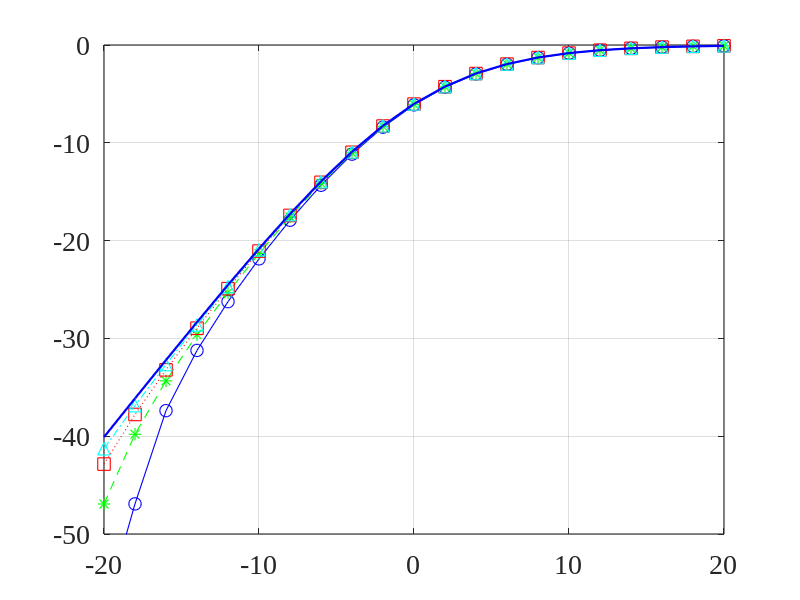
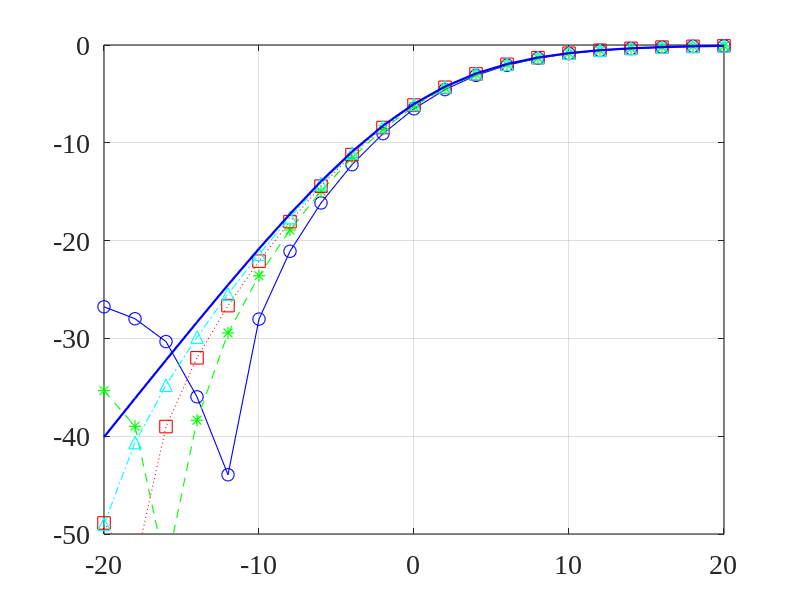
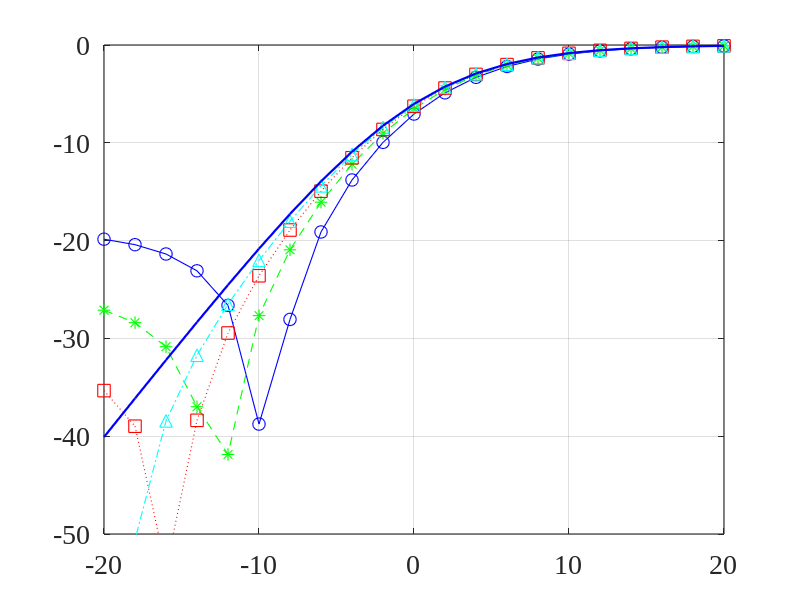
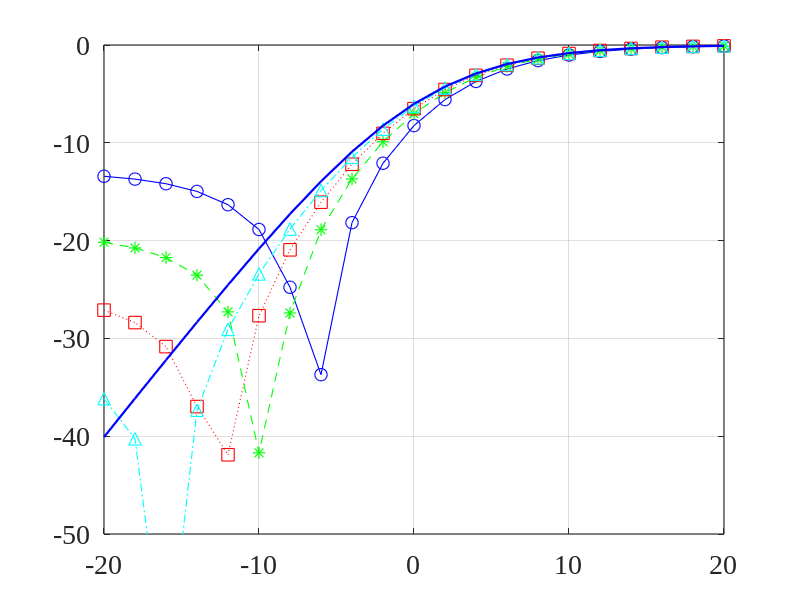

MATLAB code for these plots, in order:
close all; clc; clear all;
linewd = 0.8;
hcfontsize = 20;
MarkerSize=9;
A0=0.5;
T=512;
f0=0.1;

theta_d=70/180*pi;

alpha=0.001; % sigma_w^2/sigma_u^2

M_values=[2 5 10 20]; % Number of sensors

f=f0;

phiX1=A0^2/4*(sin(T*pi*(f+f0))./sin(pi*(f+f0))).^2+A0^2/4*(sin(T*pi*(f-f0+eps))./sin(pi*(f-f0+eps))).^2;

iSNR_db_values=-20:20;
Hw_dB_values=zeros(length(iSNR_db_values),length(M_values)+1);

iSNR=10.^(iSNR_db_values/10);
Hw_dB_values(:,end)=20*log10(iSNR./(iSNR+1)); % theoretical value
for idxM=1:length(M_values)
    M=M_values(idxM);
    [m_mat,n_mat]=meshgrid(1:M,1:M);
    
    I_M=eye(M);
    i_i=I_M(:,1);
    d=exp(-1i*2*pi*f.*(0:M-1)'*cos(theta_d));
    
    phiV0=(1-alpha)*sinc(2*f*(m_mat-n_mat))+alpha*eye(M); % diffuse noise
    
    Gamma0=sinc(2*f*(m_mat-n_mat));
    idx_ij=find(m_mat>n_mat);
    
    for idxS=1:length(iSNR_db_values)
        iSNR_dB=iSNR_db_values(idxS);
        iSNR=10^(iSNR_dB/10);
        
        phiV1=phiX1/iSNR;
        sigma2=phiX1/iSNR/phiV0(1,1);
        phiV=sigma2*phiV0;
        
        phiY=phiX1*d*d'+phiV;
        GammaY=phiY/phiY(1,1);
        
        TmpH1=(real(GammaY)-Gamma0)./(real(d*d')-Gamma0);
        TmpH2=imag(GammaY)./imag(d*d');
        Hw_dB_values(idxS,idxM)=20*log10(sum(TmpH1(idx_ij)+TmpH2(idx_ij))/M/(M-1));
    end
end



figure
plot(iSNR_db_values(1:2:end),Hw_dB_values(1:2:end,1),'-bo','linewidth',linewd, 'MarkerSize',MarkerSize);
hold on
plot(iSNR_db_values(1:2:end),Hw_dB_values(1:2:end,2),'--g*','linewidth',linewd, 'MarkerSize',MarkerSize);
plot(iSNR_db_values(1:2:end),Hw_dB_values(1:2:end,3),':rs','linewidth',linewd, 'MarkerSize',MarkerSize);
plot(iSNR_db_values(1:2:end),Hw_dB_values(1:2:end,4),'-.c^','linewidth',linewd, 'MarkerSize',MarkerSize);
plot(iSNR_db_values(1:2:end),Hw_dB_values(1:2:end,5),'-b','linewidth',2*linewd, 'MarkerSize',MarkerSize);
hold off
set(gca, 'Color', [1, 1, 1]);
set(gca, 'FontName', 'Times New Roman');
set(gca, 'FontSize', hcfontsize);
set(gca, 'LineWidth', linewd);
set(gca,'YLim',[-50 0]);
box on; grid on;


alpha=0.005; % sigma_w^2/sigma_u^2
M_values=[2 5 10 20]; % Number of sensors
f=f0;

phiX1=A0^2/4*(sin(T*pi*(f+f0))./sin(pi*(f+f0))).^2+A0^2/4*(sin(T*pi*(f-f0+eps))./sin(pi*(f-f0+eps))).^2;

iSNR_db_values=-20:20;
Hw_dB_values=zeros(length(iSNR_db_values),length(M_values)+1);

iSNR=10.^(iSNR_db_values/10);
Hw_dB_values(:,end)=20*log10(iSNR./(iSNR+1)); % theoretical value
for idxM=1:length(M_values)
    M=M_values(idxM);
    [m_mat,n_mat]=meshgrid(1:M,1:M);
    
    I_M=eye(M);
    i_i=I_M(:,1);
    d=exp(-1i*2*pi*f.*(0:M-1)'*cos(theta_d));
    
    phiV0=(1-alpha)*sinc(2*f*(m_mat-n_mat))+alpha*eye(M); % diffuse noise
    
    Gamma0=sinc(2*f*(m_mat-n_mat));
    idx_ij=find(m_mat>n_mat);
    
    for idxS=1:length(iSNR_db_values)
        iSNR_dB=iSNR_db_values(idxS);
        iSNR=10^(iSNR_dB/10);
        
        phiV1=phiX1/iSNR;
        sigma2=phiX1/iSNR/phiV0(1,1);
        phiV=sigma2*phiV0;
        
        phiY=phiX1*d*d'+phiV;
        GammaY=phiY/phiY(1,1);
        
        TmpH1=(real(GammaY)-Gamma0)./(real(d*d')-Gamma0);
        TmpH2=imag(GammaY)./imag(d*d');
        Hw_dB_values(idxS,idxM)=20*log10(sum(TmpH1(idx_ij)+TmpH2(idx_ij))/M/(M-1));
    end
end



figure
plot(iSNR_db_values(1:2:end),Hw_dB_values(1:2:end,1),'-bo','linewidth',linewd, 'MarkerSize',MarkerSize);
hold on
plot(iSNR_db_values(1:2:end),Hw_dB_values(1:2:end,2),'--g*','linewidth',linewd, 'MarkerSize',MarkerSize);
plot(iSNR_db_values(1:2:end),Hw_dB_values(1:2:end,3),':rs','linewidth',linewd, 'MarkerSize',MarkerSize);
plot(iSNR_db_values(1:2:end),Hw_dB_values(1:2:end,4),'-.c^','linewidth',linewd, 'MarkerSize',MarkerSize);
plot(iSNR_db_values(1:2:end),Hw_dB_values(1:2:end,5),'-b','linewidth',2*linewd, 'MarkerSize',MarkerSize);
hold off
set(gca, 'Color', [1, 1, 1]);
set(gca, 'FontName', 'Times New Roman');
set(gca, 'FontSize', hcfontsize);
set(gca, 'LineWidth', linewd);
set(gca,'YLim',[-50 0]);
box on; grid on;

alpha=0.01; % sigma_w^2/sigma_u^2
M_values=[2 5 10 20]; % Number of sensors
f=f0;

phiX1=A0^2/4*(sin(T*pi*(f+f0))./sin(pi*(f+f0))).^2+A0^2/4*(sin(T*pi*(f-f0+eps))./sin(pi*(f-f0+eps))).^2;

iSNR_db_values=-20:20;
Hw_dB_values=zeros(length(iSNR_db_values),length(M_values)+1);

iSNR=10.^(iSNR_db_values/10);
Hw_dB_values(:,end)=20*log10(iSNR./(iSNR+1)); % theoretical value
for idxM=1:length(M_values)
    M=M_values(idxM);
    [m_mat,n_mat]=meshgrid(1:M,1:M);
    
    I_M=eye(M);
    i_i=I_M(:,1);
    d=exp(-1i*2*pi*f.*(0:M-1)'*cos(theta_d));
    
    phiV0=(1-alpha)*sinc(2*f*(m_mat-n_mat))+alpha*eye(M); % diffuse noise
    
    Gamma0=sinc(2*f*(m_mat-n_mat));
    idx_ij=find(m_mat>n_mat);
    
    for idxS=1:length(iSNR_db_values)
        iSNR_dB=iSNR_db_values(idxS);
        iSNR=10^(iSNR_dB/10);
        
        phiV1=phiX1/iSNR;
        sigma2=phiX1/iSNR/phiV0(1,1);
        phiV=sigma2*phiV0;
        
        phiY=phiX1*d*d'+phiV;
        GammaY=phiY/phiY(1,1);
        
        TmpH1=(real(GammaY)-Gamma0)./(real(d*d')-Gamma0);
        TmpH2=imag(GammaY)./imag(d*d');
        Hw_dB_values(idxS,idxM)=20*log10(sum(TmpH1(idx_ij)+TmpH2(idx_ij))/M/(M-1));
    end
end



figure
plot(iSNR_db_values(1:2:end),Hw_dB_values(1:2:end,1),'-bo','linewidth',linewd, 'MarkerSize',MarkerSize);
hold on
plot(iSNR_db_values(1:2:end),Hw_dB_values(1:2:end,2),'--g*','linewidth',linewd, 'MarkerSize',MarkerSize);
plot(iSNR_db_values(1:2:end),Hw_dB_values(1:2:end,3),':rs','linewidth',linewd, 'MarkerSize',MarkerSize);
plot(iSNR_db_values(1:2:end),Hw_dB_values(1:2:end,4),'-.c^','linewidth',linewd, 'MarkerSize',MarkerSize);
plot(iSNR_db_values(1:2:end),Hw_dB_values(1:2:end,5),'-b','linewidth',2*linewd, 'MarkerSize',MarkerSize);
hold off
set(gca, 'Color', [1, 1, 1]);
set(gca, 'FontName', 'Times New Roman');
set(gca, 'FontSize', hcfontsize);
set(gca, 'LineWidth', linewd);
set(gca,'YLim',[-50 0]);
box on; grid on;

alpha=0.02; % sigma_w^2/sigma_u^2
M_values=[2 5 10 20]; % Number of sensors
f=f0;

phiX1=A0^2/4*(sin(T*pi*(f+f0))./sin(pi*(f+f0))).^2+A0^2/4*(sin(T*pi*(f-f0+eps))./sin(pi*(f-f0+eps))).^2;

iSNR_db_values=-20:20;
Hw_dB_values=zeros(length(iSNR_db_values),length(M_values)+1);

iSNR=10.^(iSNR_db_values/10);
Hw_dB_values(:,end)=20*log10(iSNR./(iSNR+1)); % theoretical value
for idxM=1:length(M_values)
    M=M_values(idxM);
    [m_mat,n_mat]=meshgrid(1:M,1:M);
    
    I_M=eye(M);
    i_i=I_M(:,1);
    d=exp(-1i*2*pi*f.*(0:M-1)'*cos(theta_d));
    
    phiV0=(1-alpha)*sinc(2*f*(m_mat-n_mat))+alpha*eye(M); % diffuse noise
    
    Gamma0=sinc(2*f*(m_mat-n_mat));
    idx_ij=find(m_mat>n_mat);
    
    for idxS=1:length(iSNR_db_values)
        iSNR_dB=iSNR_db_values(idxS);
        iSNR=10^(iSNR_dB/10);
        
        phiV1=phiX1/iSNR;
        sigma2=phiX1/iSNR/phiV0(1,1);
        phiV=sigma2*phiV0;
        
        phiY=phiX1*d*d'+phiV;
        GammaY=phiY/phiY(1,1);
        
        TmpH1=(real(GammaY)-Gamma0)./(real(d*d')-Gamma0);
        TmpH2=imag(GammaY)./imag(d*d');
        Hw_dB_values(idxS,idxM)=20*log10(sum(TmpH1(idx_ij)+TmpH2(idx_ij))/M/(M-1));
    end
end



figure
plot(iSNR_db_values(1:2:end),Hw_dB_values(1:2:end,1),'-bo','linewidth',linewd, 'MarkerSize',MarkerSize);
hold on
plot(iSNR_db_values(1:2:end),Hw_dB_values(1:2:end,2),'--g*','linewidth',linewd, 'MarkerSize',MarkerSize);
plot(iSNR_db_values(1:2:end),Hw_dB_values(1:2:end,3),':rs','linewidth',linewd, 'MarkerSize',MarkerSize);
plot(iSNR_db_values(1:2:end),Hw_dB_values(1:2:end,4),'-.c^','linewidth',linewd, 'MarkerSize',MarkerSize);
plot(iSNR_db_values(1:2:end),Hw_dB_values(1:2:end,5),'-b','linewidth',2*linewd, 'MarkerSize',MarkerSize);
hold off
set(gca, 'Color', [1, 1, 1]);
set(gca, 'FontName', 'Times New Roman');
set(gca, 'FontSize', hcfontsize);
set(gca, 'LineWidth', linewd);
set(gca,'YLim',[-50 0]);
box on; grid on;

